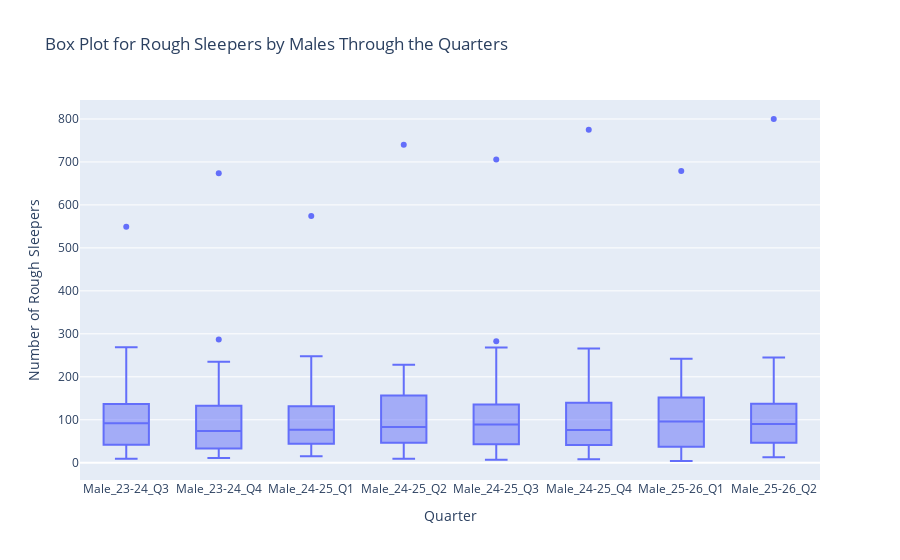

Source (notebook cell):
### Markdown cell above
### Boxplot for Male Rough Sleepers through the Quarters

### Code cell
# Box plot for rough sleepers by Males through the quarters
import plotly.express as px
fig = px.box(gen_rs_new.melt(id_vars=['Area'], var_name='var', value_name='Count').query("var.str.contains('Male')"),
            x='var',
            y='Count',
            title='Box Plot for Rough Sleepers by Males Through the Quarters',   
            labels={'var':'Quarter', 'Count':'Number of Rough Sleepers'})
fig.show()

### Figure 1 — Plotly figure (JSON) as saved in the notebook; plotly's stock layout.template omitted (floating-point values rounded to 4 significant figures; data arrays with more than 128 entries replaced by an {"elided": "..."} marker saying what was removed)
{"data": [{"alignmentgroup": "True", "hovertemplate": "Quarter=%{x}<br>Number of Rough Sleepers=%{y}<extra></extra>", "legendgroup": "", "marker": {"color": "#636efa"}, "name": "", "notched": false, "offsetgroup": "", "orientation": "v", "showlegend": false, "type": "box", "x": {"elided": "264 str values"}, "x0": " ", "xaxis": "x", "y": {"elided": "264 int values"}, "y0": " ", "yaxis": "y"}], "layout": {"boxmode": "group", "legend": {"tracegroupgap": 0}, "title": {"text": "Box Plot for Rough Sleepers by Males Through the Quarters"}, "xaxis": {"anchor": "y", "domain": [0, 1], "title": {"text": "Quarter"}}, "yaxis": {"anchor": "x", "domain": [0, 1], "title": {"text": "Number of Rough Sleepers"}}}}
